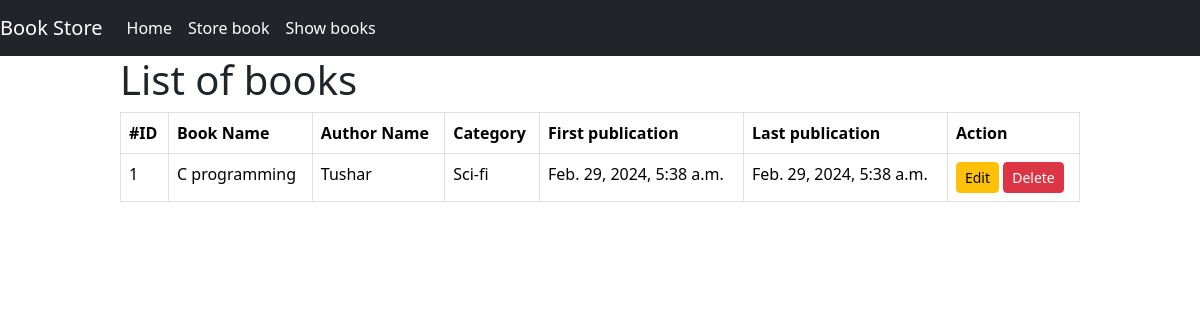
Screenshot of /book_details/1 with the database file from the repository.
### book/models.py (models this page shows)
class BookStoreModel(models.Model):
      CATEGORY = (
                        ('Mystery','Mystery'),
                        ('Thriller', 'Thriller'),
                        ('Sci-fi', 'Sci-fi'),
                        ('Humor', 'Humor'),
                        ('Horror','Horror'),
      )
      id = models.IntegerField(primary_key=True)
      book_name = models.CharField(max_length=30)
      author =models.CharField(max_length=30)
      category = models.CharField(max_length=30, choices=CATEGORY)
      first_pub = models.DateTimeField(auto_now_add=True)
      last_pub = models.DateTimeField(auto_now=True)

### book/views.py (the view)
# urls.py: path('book_details/<int:id>',views.BookDetailView.as_view(),name='book_details'),
class BookDetailView(DetailView):
      model = BookStoreModel
      template_name ='book_details.html'
      context_object_name = 'item'
      pk_url_kwarg ='id'

### book/templates/book_details.html
{% extends 'base.html' %}
{% block content%}
<div style="width:80%; margin:auto;">
      <h1>List of books </h1>
<table class="table table-bordered">
      <thead>
        <tr>
          <th scope="col">#ID</th>
          <th scope="col">Book Name</th>
          <th scope="col">Author Name</th>
          <th scope="col">Category</th>
          <th scope="col">First publication</th>
          <th scope="col">Last publication</th>
          <th scope="col">Action</th>
        </tr>
      </thead>
      <tbody>
            <tr>
                  <td>{{item.id}}</td>
                  <td>{{item.book_name}}</td>
                   <td>{{item.author}}</td>
                  <td>{{item.category}}</td>
                  <td>{{item.first_pub}}</td>
                  <td>{{item.last_pub}}</td>
                  <td><a href="{% url 'edit_book' pk=item.id %}" class='btn btn-warning btn-sm'>Edit</a> <a href="{% url 'delete_book' pk=item.id %}" class='btn btn-danger btn-sm'>Delete</a></td>
                </tr>
      </tbody>
    </table>
    {% endblock %}

### rows the page displays
BookStoreModel: id "1", book_name "C programming", author "Tushar", category "Sci-fi", first_pub "Feb. 29, 2024, 5:38 a.m.", last_pub "Feb. 29, 2024, 5:38 a.m."
